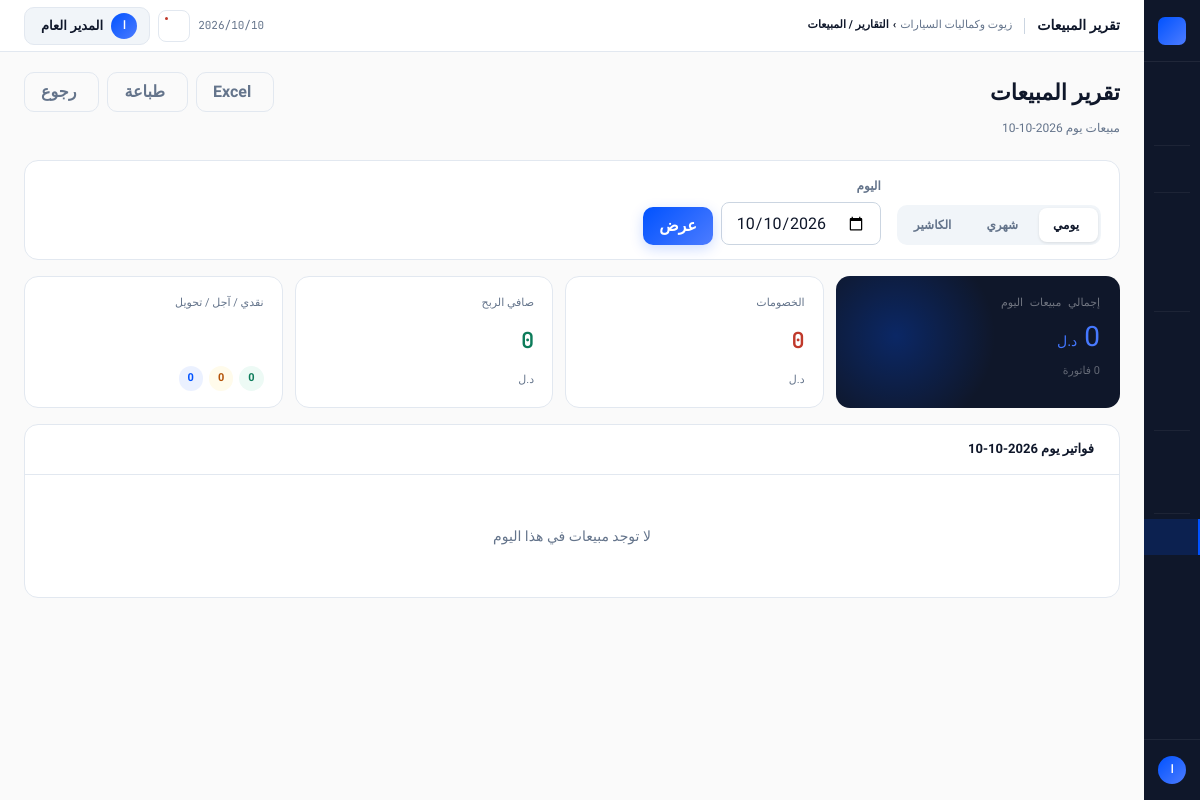
The app's page /reports/sales (signed in) with its own data.
### app/models/user.py (models this page shows, shortened)
class User(UserMixin, db.Model):
    __tablename__ = "users"
    id = db.Column(db.Integer, primary_key=True)
    username = db.Column(db.String(64), unique=True, nullable=False, index=True)
    password_hash = db.Column(db.String(256), nullable=False)
    full_name = db.Column(db.String(128), nullable=False)
    role = db.Column(db.String(20), nullable=False, default="cashier")
    is_active = db.Column(db.Boolean, default=True, nullable=False)
    force_password_change = db.Column(db.Boolean, default=False, nullable=False)
    failed_attempts = db.Column(db.Integer, default=0, nullable=False)
    locked_until = db.Column(db.DateTime, nullable=True)
    created_at = db.Column(db.DateTime, default=datetime.utcnow)
    last_login = db.Column(db.DateTime, nullable=True)
    sales = db.relationship("Sale", backref="cashier", lazy="dynamic")
    @property
    def is_admin(self):
        return self.role == "admin"
    @property
    def role_label(self):
        labels = {"admin": "مدير", "cashier": "كاشير"}
        return labels.get(self.role, self.role)

### app/models/setting.py (models this page shows, shortened)
class Setting(db.Model):
    __tablename__ = "settings"
    id = db.Column(db.Integer, primary_key=True)
    key = db.Column(db.String(100), unique=True, nullable=False, index=True)
    value = db.Column(db.Text, nullable=True)
    description = db.Column(db.String(255), nullable=True)
    DEFAULTS = {
        "shop_name": "زيوت وكماليات السيارات",
        "shop_name_en": "AutoParts Store",
        "shop_address": "",
        "shop_phone": "",
        "shop_email": "",
        "currency": "د.ل",
        "invoice_footer": "شكراً لتعاملكم معنا",
        "shop_logo": "",
        "vat_number": "",
        "vat_rate": "0",
        "low_stock_default": "5",
        "backup_keep_days": "30",
        "force_password_change": "1",
        "login_max_attempts": "5",
        "login_lockout_minutes": "15",
    }
    @classmethod
    def get(cls, key, default=None):
        setting = cls.query.filter_by(key=key).first()
        if setting:
            return setting.value
        return cls.DEFAULTS.get(key, default)

### app/modules/reports/routes.py (the view, shortened to what this page needs)
@reports_bp.route("/sales")
@login_required
@admin_required
def sales():
    report_type = request.args.get("type", "daily")
    date_str = request.args.get("date", date.today().strftime("%Y-%m-%d"))
    month_str = request.args.get("month", date.today().strftime("%Y-%m"))
    if report_type == "daily":
        try:
            sel_date = datetime.strptime(date_str, "%Y-%m-%d").date()
        except ValueError:
            sel_date = date.today()
        day_sales = Sale.query.filter(
            func.date(Sale.created_at) == sel_date,
            Sale.status != "cancelled",
        ).all()
        total_revenue = sum(s.total for s in day_sales)
        total_discount = sum(s.discount_amount for s in day_sales)
        total_profit = sum(s.profit for s in day_sales)
        cash_sales = sum(s.total for s in day_sales if s.payment_method == "cash")
        credit_sales = sum(s.total for s in day_sales if s.payment_method == "credit")
        transfer_sales = sum(s.total for s in day_sales if s.payment_method == "transfer")
        return render_template("reports/sales.html",
            report_type=report_type,
            sel_date=sel_date,
            month_str=month_str,
            day_sales=day_sales,
            total_revenue=total_revenue,
            total_discount=total_discount,
            total_profit=total_profit,
            cash_sales=cash_sales,
            credit_sales=credit_sales,
            transfer_sales=transfer_sales,
        )
    return redirect(url_for("reports.sales"))

### app/modules/reports/routes.py (called while the page is built)
def admin_required(f):
    from functools import wraps
    @wraps(f)
    def decorated(*args, **kwargs):
        if not current_user.is_admin:
            flash("التقارير متاحة للمدير فقط.", "danger")
            return redirect(url_for("dashboard.index"))
        return f(*args, **kwargs)
    return decorated

### app/templates/reports/sales.html (shortened to what this page needs)
{% extends "base.html" %}
{% block topbar_title %}تقرير المبيعات{% endblock %}
{% block topbar_crumb %}التقارير / المبيعات{% endblock %}
{% block page_header %}
<div style="padding:20px 24px 0;display:flex;align-items:flex-start;justify-content:space-between;">
  <div>
    <h1 style="font-family:'Calistoga',serif;font-size:22px;">تقرير المبيعات</h1>
    <p style="font-size:12px;color:var(--muted-fg);margin-top:3px;">
      {% if report_type=='daily' %}مبيعات يوم {{ sel_date.strftime('%Y-%m-%d') if sel_date else '' }}
      {% elif report_type=='monthly' %}مبيعات شهر {{ month_str }}
      {% else %}مبيعات حسب الكاشير{% endif %}
    </p>
  </div>
  <div style="display:flex;gap:8px;">
    {% if report_type=='daily' and sel_date %}
    <a href="{{ url_for('reports.sales_export_excel', date_from=sel_date, date_to=sel_date) }}"
       class="btn btn-ghost"> Excel</a>
    {% endif %}
    <button onclick="window.print()" class="btn btn-ghost"> طباعة</button>
    <a href="{{ url_for('reports.index') }}" class="btn btn-ghost"> رجوع</a>
  </div>
</div>
{% endblock %}
{% block content %}
<div class="card" style="padding:14px 18px;margin-bottom:16px;">
  <div style="display:flex;gap:16px;align-items:flex-end;flex-wrap:wrap;">
    <div class="tabs" style="margin-bottom:0;">
      <a href="{{ url_for('reports.sales', type='daily') }}"
         class="tab {% if report_type=='daily' %}active{% endif %}">
         يومي
      </a>
      <a href="{{ url_for('reports.sales', type='monthly') }}"
         class="tab {% if report_type=='monthly' %}active{% endif %}">
         شهري
      </a>
      <a href="{{ url_for('reports.sales', type='cashier') }}"
         class="tab {% if report_type=='cashier' %}active{% endif %}">
         الكاشير
      </a>
    </div>
    {% if report_type=='daily' %}
    <form method="GET" style="display:flex;gap:8px;align-items:flex-end;">
      <div>
        <div class="fg-label">اليوم</div>
        <input type="date" name="date" class="fg-input" style="width:160px;"
               value="{{ sel_date.strftime('%Y-%m-%d') if sel_date else '' }}"/>
      </div>
      <button type="submit" class="btn btn-primary">عرض</button>
    </form>
    {% endif %}
  </div>
</div>
{% if report_type=='daily' %}
<div style="display:grid;grid-template-columns:1.1fr 1fr 1fr 1fr;gap:12px;margin-bottom:16px;">
  <div class="stat-hero" style="min-height:auto;padding:16px 20px;">
    <div class="stat-hero-label">إجمالي مبيعات اليوم</div>
    <div class="stat-hero-value" style="font-size:28px;">{{ "%.0f"|format(total_revenue) }} <span class="stat-hero-unit">{{ CURRENCY }}</span></div>
    <div class="stat-hero-footer">{{ day_sales|length }} فاتورة</div>
  </div>
  <div class="stat-side">
    <div class="stat-side-label">الخصومات</div>
    <div class="stat-side-value" style="color:var(--red)">{{ "%.0f"|format(total_discount) }}</div>
    <div class="stat-side-footer">{{ CURRENCY }}</div>
  </div>
  <div class="stat-side">
    <div class="stat-side-label">صافي الربح</div>
    <div class="stat-side-value" style="{% if total_profit>=0 %}color:var(--green){% else %}color:var(--red){% endif %}">{{ "%.0f"|format(total_profit) }}</div>
    <div class="stat-side-footer">{{ CURRENCY }}</div>
  </div>
  <div class="stat-side">
    <div class="stat-side-label">نقدي / آجل / تحويل</div>
    <div style="display:flex;gap:6px;margin-top:8px;flex-wrap:wrap;">
      <span class="b b-green">{{ "%.0f"|format(cash_sales) }}</span>
      <span class="b b-orange">{{ "%.0f"|format(credit_sales) }}</span>
      <span class="b b-blue">{{ "%.0f"|format(transfer_sales) }}</span>
    </div>
  </div>
</div>
<div class="card">
  <div class="card-h">
    <span class="card-title"> فواتير يوم {{ sel_date.strftime('%Y-%m-%d') if sel_date else '' }}</span>
  </div>
  {% if day_sales %}
  <div class="tw">
    <table>
      <thead>
        <tr><th>#</th><th>رقم الفاتورة</th><th>العميل</th><th>الكاشير</th><th>المجموع</th><th>الخصم</th><th>الصافي</th><th>الربح</th><th>الدفع</th><th>الوقت</th></tr>
      </thead>
      <tbody>
        {% for s in day_sales %}
        <tr>
          <td class="td-m" style="font-size:11px;">{{ loop.index }}</td>
          <td><a href="{{ url_for('sales.detail', sale_id=s.id) }}" class="b b-blue" style="text-decoration:none;">{{ s.invoice_number[-8:] }}</a></td>
          <td class="td-s">{{ s.customer.name if s.customer else '—' }}</td>
          <td class="td-m">{{ s.cashier.full_name }}</td>
          <td class="td-n td-m">{{ "%.2f"|format(s.subtotal) }} {{ CURRENCY }}</td>
          <td class="td-n" style="color:var(--red);">{% if s.discount_amount %}— {{ "%.2f"|format(s.discount_amount) }}{% else %}<span class="td-m">—</span>{% endif %}</td>
          <td class="td-n">{{ "%.2f"|format(s.total) }} {{ CURRENCY }}</td>
          <td class="td-n" style="color:var(--green);">{{ "%.2f"|format(s.profit) }} {{ CURRENCY }}</td>
          <td>
            {% if s.payment_method=='cash' %}<span class="b b-green">نقدي</span>
            {% elif s.payment_method=='credit' %}<span class="b b-orange">آجل</span>
            {% else %}<span class="b b-blue">تحويل</span>{% endif %}
          </td>
          <td style="font-family:'JetBrains Mono',monospace;font-size:11px;color:var(--muted-fg);">{{ s.created_at.strftime('%H:%M') }}</td>
        </tr>
        {% endfor %}
      </tbody>
      <tfoot>
        <tr style="background:var(--muted);">
          <td colspan="4" style="padding:9px 16px;font-weight:700;font-size:12px;text-align:left;">الإجمالي</td>
          <td style="padding:9px 16px;font-family:'JetBrains Mono',monospace;font-size:12px;font-weight:700;color:var(--muted-fg);">{{ "%.2f"|format(day_sales|sum(attribute='subtotal')) }} {{ CURRENCY }}</td>
          <td style="padding:9px 16px;font-family:'JetBrains Mono',monospace;font-size:12px;font-weight:700;color:var(--red);">— {{ "%.2f"|format(total_discount) }}</td>
          <td style="padding:9px 16px;font-family:'JetBrains Mono',monospace;font-size:12px;font-weight:700;">{{ "%.2f"|format(total_revenue) }} {{ CURRENCY }}</td>
          <td style="padding:9px 16px;font-family:'JetBrains Mono',monospace;font-size:12px;font-weight:700;color:var(--green);">{{ "%.2f"|format(total_profit) }} {{ CURRENCY }}</td>
          <td colspan="2"></td>
        </tr>
      </tfoot>
    </table>
  </div>
  {% else %}
  <div class="empty"><p>لا توجد مبيعات في هذا اليوم</p></div>
  {% endif %}
</div>
{% endif %}
{% endblock %}

### app/templates/base.html (shortened to what this page needs)
<!doctype html>
<html lang="ar" dir="rtl">
<head>
  <link rel="stylesheet" href="https://cdn.jsdelivr.net/npm/@tabler/icons-webfont@latest/tabler-icons.min.css"/>
</head>
<body>
<nav class="rail">
  <div class="rail-top">
    <div class="rail-mark"></div>
  </div>
  {% if current_user.is_authenticated %}
  <div class="rail-nav">
    <a class="ri {% if request.endpoint == 'dashboard.index' %}active{% endif %}"
       href="{{ url_for('dashboard.index') }}">
    </a>
    <a class="ri {% if request.endpoint == 'sales.pos' %}active{% endif %}"
       href="{{ url_for('sales.pos') }}">
    </a>
    <div class="rsep"></div>
    <a class="ri {% if request.endpoint and request.endpoint.startswith('oil_service.') %}active{% endif %}"
       href="{{ url_for('oil_service.index') }}">
    </a>
    <div class="rsep"></div>
    <a class="ri {% if request.endpoint and request.endpoint.startswith('sales.') and request.endpoint != 'sales.pos' %}active{% endif %}"
       href="{{ url_for('sales.index') }}">
    </a>
    {% if current_user.is_admin %}
    <a class="ri {% if request.endpoint and request.endpoint.startswith('purchases.') %}active{% endif %}"
       href="{{ url_for('purchases.index') }}">
    </a>
    <a class="ri {% if request.endpoint and request.endpoint.startswith('expenses.') %}active{% endif %}"
       href="{{ url_for('expenses.index') }}">
    </a>
    {% endif %}
    <div class="rsep"></div>
    <a class="ri {% if request.endpoint and request.endpoint.startswith('products.') %}active{% endif %}"
       href="{{ url_for('products.index') }}">
    </a>
    {% if current_user.is_admin %}
    <a class="ri {% if request.endpoint and request.endpoint.startswith('categories.') %}active{% endif %}"
       href="{{ url_for('categories.index') }}">
    </a>
    <a class="ri {% if request.endpoint and request.endpoint.startswith('inventory.') %}active{% endif %}"
       href="{{ url_for('inventory.index') }}">
    </a>
    <div class="rsep"></div>
    <a class="ri {% if request.endpoint and request.endpoint.startswith('customers.') %}active{% endif %}"
       href="{{ url_for('customers.index') }}">
    </a>
    <a class="ri {% if request.endpoint and request.endpoint.startswith('suppliers.') %}active{% endif %}"
       href="{{ url_for('suppliers.index') }}">
    </a>
    <div class="rsep"></div>
    <a class="ri {% if request.endpoint and request.endpoint.startswith('reports.') %}active{% endif %}"
       href="{{ url_for('reports.index') }}">
    </a>
    {% endif %}
  </div>
  <div class="rail-foot">
    <div class="rail-av">{{ current_user.full_name[0] }}</div>
  </div>
  {% endif %}
</nav>
<div class="shell">
  <div class="topbar no-print">
    <span class="tb-title">{% block topbar_title %}{{ APP_NAME }}{% endblock %}</span>
    <div class="tb-path">
      {{ APP_NAME }} <b>›</b>
      <b>{% block topbar_crumb %}الرئيسية{% endblock %}</b>
    </div>
    <div class="tb-right">
      <span class="tb-date" id="tb-date"></span>
      <button class="tb-icon-btn" title="الإشعارات">
        <span class="tb-pip"></span>
      </button>
      {% if current_user.is_authenticated %}
      <div class="user-menu-wrap" id="userMenuWrap">
        <button class="user-menu-btn" id="userMenuBtn"
                onclick="toggleUserMenu()" aria-haspopup="true" aria-expanded="false">
          <div class="user-av-sm">{{ current_user.full_name[0] }}</div>
          <span class="user-menu-name">{{ current_user.full_name }}</span>
        </button>
      </div>
      {% endif %}
    </div>
  </div>
  {% block page_header %}{% endblock %}
  <div class="page-wrap">
    {% block content %}{% endblock %}
  </div>
</div>
</body>
</html>

### records on screen
User: full_name "ا", full_name "المدير العام"
Setting: value "د.ل"

### other values on screen
{{ APP_NAME }} "زيوت وكماليات السيارات"
{{ sel_date.strftime('%Y-%m-%d') if sel_date else '' }} "2026-10-10"
{{ "%.0f"|format(total_discount) }} "0"
{{ "%.0f"|format(total_profit) }} "0"
{{ "%.0f"|format(cash_sales) }} "0"
{{ "%.0f"|format(credit_sales) }} "0"
{{ "%.0f"|format(transfer_sales) }} "0"
